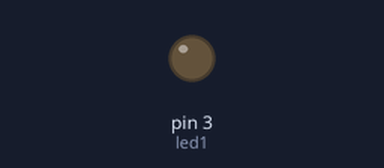
A sketch run on a simulated Arduino Uno, built with avr-gcc and run on an emulated ATmega328P. Shown: output pins drawn as LEDs (lit = HIGH).

Above: at 0.05 s.
At 0.45 s:
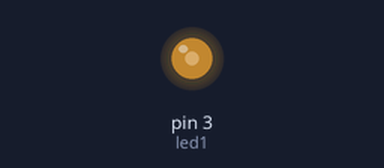
At 0.8 s:
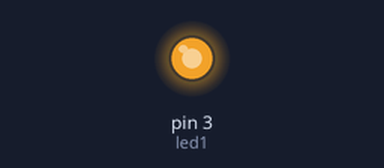
At 1.6 s:
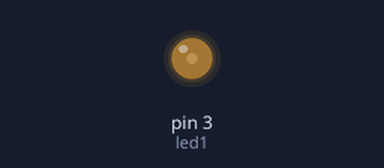
Timing chart, 0 to 5.3 s (numbered marks = the images above):
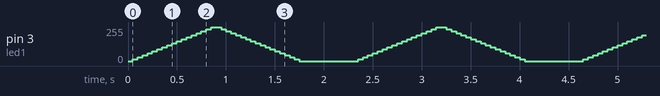

The sketch:

LED_PWM.ino
```cpp
int led1=3;
int num=15;
void setup() {
  pinMode(led1,OUTPUT);

}

void loop() {
  for(int i=0;i<=255;i+=num)
  {
    analogWrite(led1,i);
    delay(50);
    }
  for(int i=255;i>=0;i-=num)
  {
    analogWrite(led1,i);
    delay(50);
    }
    delay(500);
}
```
